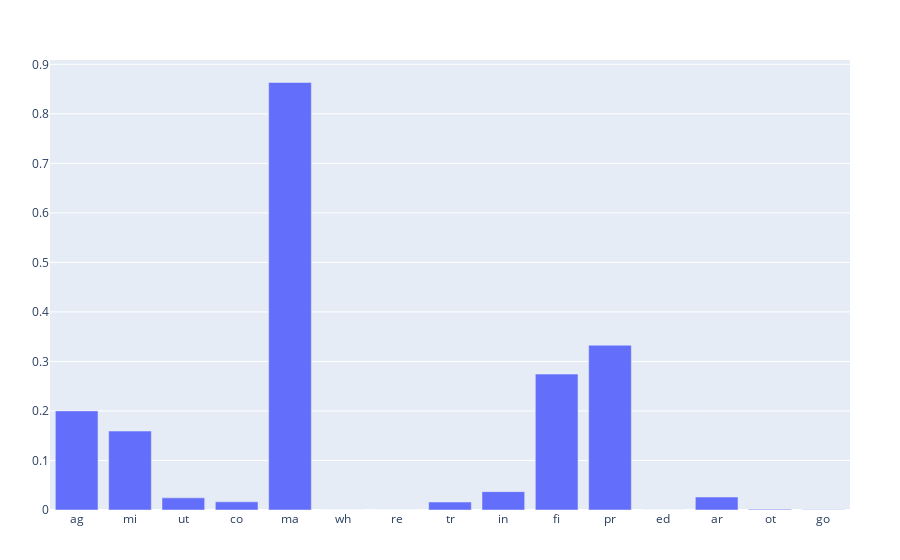

Here is the notebook cell this chart was saved with:
### Code cell
Plot(bar(x=data15.codes, y=lambda15))

### Figure 1 — Plotly figure (JSON) as saved in the notebook; plotly's stock layout.template omitted (floating-point values rounded to 4 significant figures)
{"data": [{"type": "bar", "x": ["ag", "mi", "ut", "co", "ma", "wh", "re", "tr", "in", "fi", "pr", "ed", "ar", "ot", "go"], "y": [0.2002, 0.1594, 0.02449, 0.01656, 0.8633, 4.718e-17, 9.92e-17, 0.01609, 0.03706, 0.2744, 0.3328, 1.517e-05, 0.02618, 0.001496, 0.000424]}], "layout": {"margin": {"b": 50, "l": 50, "r": 50, "t": 60}}}
